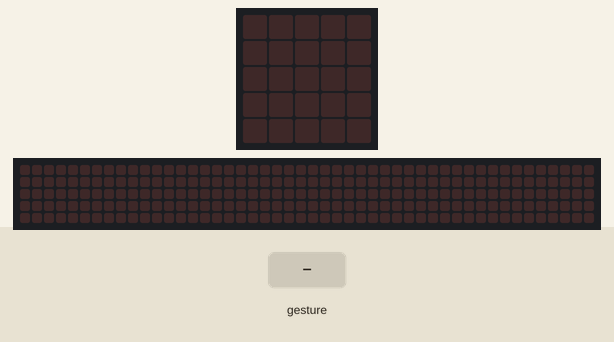
This program was run on a simulated Calliope mini (MakeCode). On the bench: the board's 5×5 LED display, a strip that is not on the board, showing the scrolling text unrolled. Inputs (shaded band) come from the test bench. Random numbers come from a fixed seed; a tilt is held for 1.5 s and a shake lasts 1 s, then the board lies face up again; the 48×5 strip is a reading aid, not a part: it shows the text the display is scrolling, unrolled, one strip-width of it at a time.

Above: at 1.2 s.
1.3 s: gesture 'shake'
At 1.57 s:
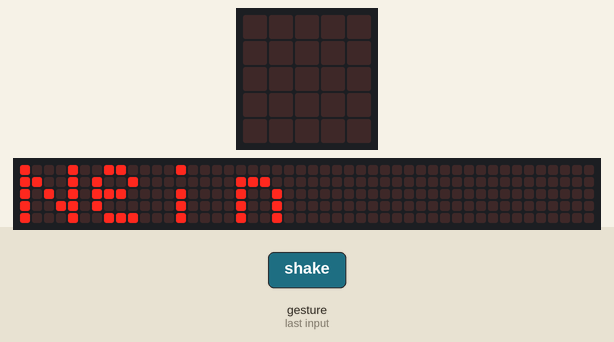
4.3 s: gesture 'shake'
At 6.07 s:
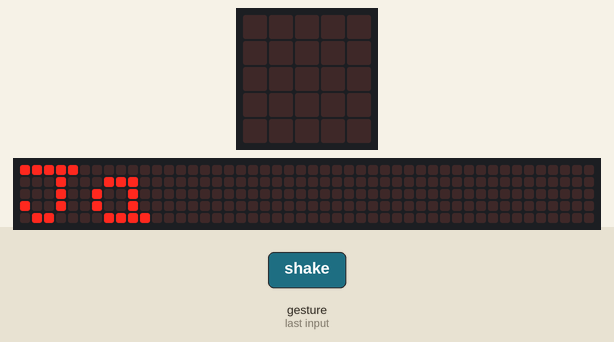
7.3 s: gesture 'shake'
At 12.3 s:
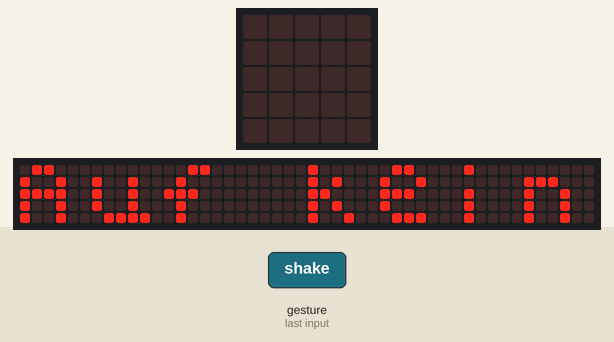

Measured:
- after the input at 1.3 s, the display: changes after 0.20 s (image 1)
- what the display in image 3 shows lasts 0.6 s, from 11.9 s to 12.5 s

The program:

main.ts
```typescript
let randomNumber = 0
input.onGesture(Gesture.Shake, function () {
    randomNumber = randint(0, 8)
    if (randomNumber == 1) {
        basic.showString("Ja")
    } else if (randomNumber == 2) {
        basic.showString("Nein")
    } else if (randomNumber == 3) {
        basic.showString("Vielleicht")
    } else if (randomNumber == 4) {
        basic.showString("Auf keinen Fall")
    } else if (randomNumber == 5) {
        basic.showString("Auf jeden Fall")
    } else if (randomNumber == 6) {
        basic.showString("Irgendwann")
    } else if (randomNumber == 7) {
        basic.showString("Bald, schon")
    } else {
        basic.showString("Niemals")
    }
})
```

test.ts
```typescript
// Hier kann man Tests durchführen; diese Datei wird nicht kompiliert, wenn dieses Paket als Erweiterung verwendet wird.
```
